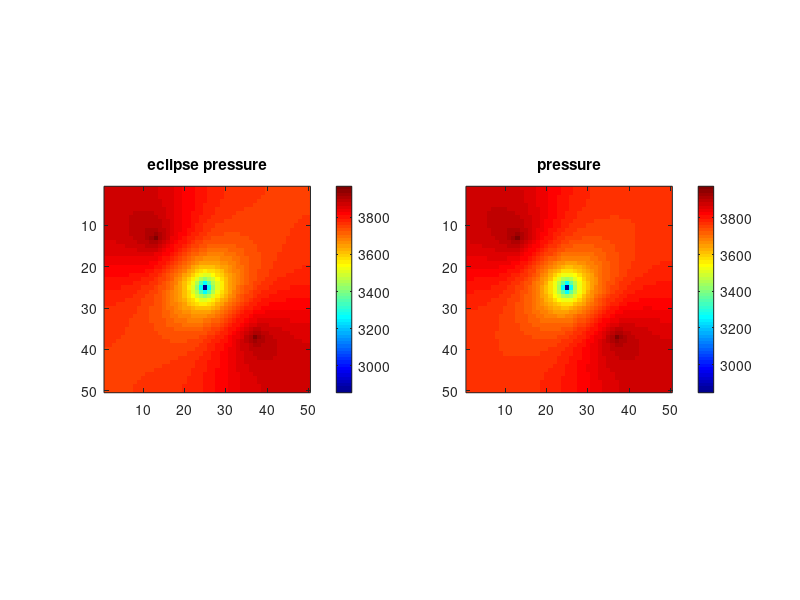
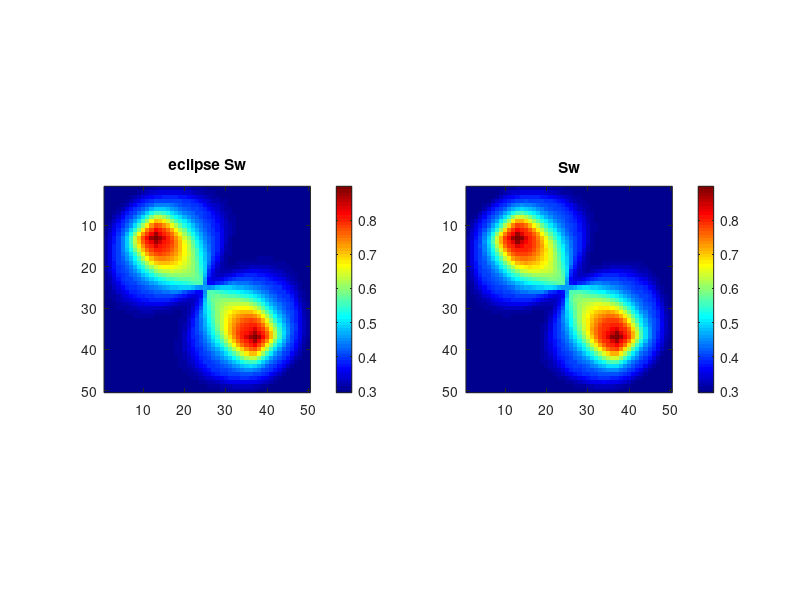
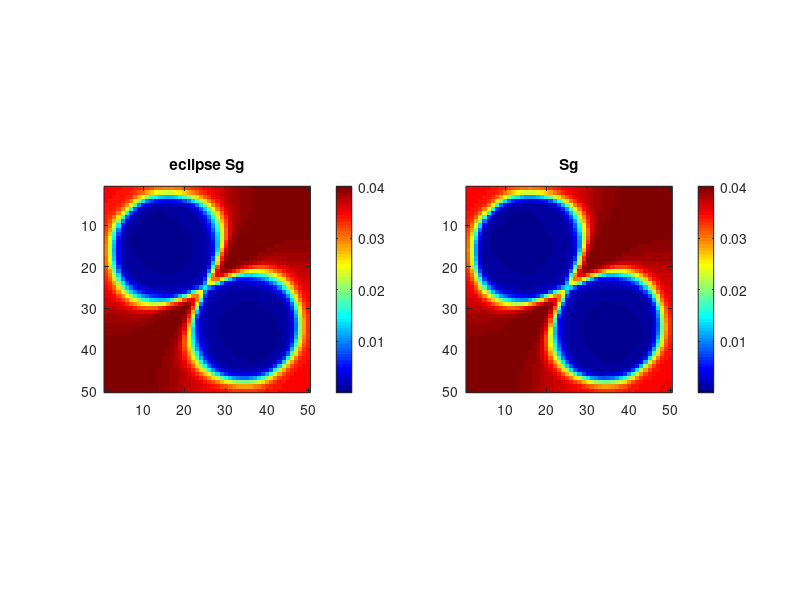
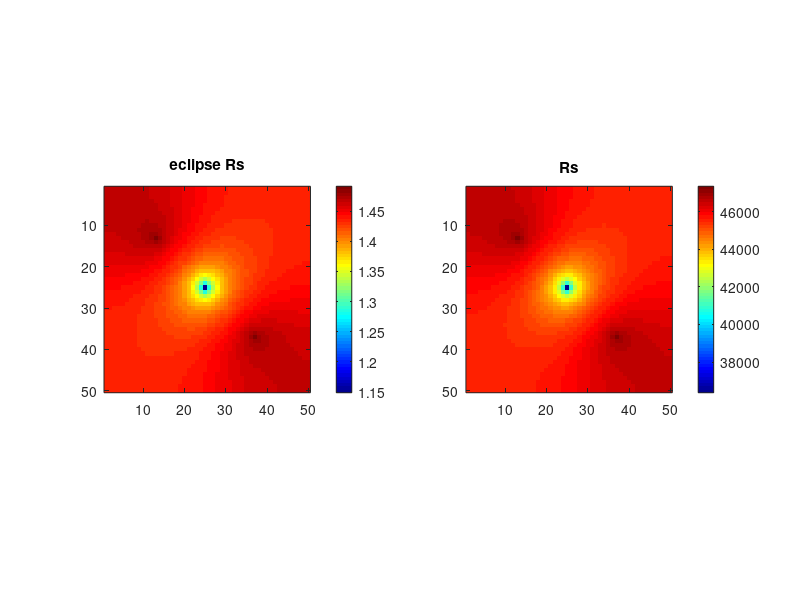

The MATLAB source for these figures, in order:
clear all;
close all;
NX = 50;
NY = 50;

load results.dat
load ecl_rs.dat;
load ecl_p.dat;
load ecl_sw.dat;
load ecl_sg.dat;
p = reshape( results(:,1),NX,NY);
sw = reshape( results(:,2),NX,NY);
sg = reshape( results(:,3),NX,NY);
so = reshape( results(:,4),NX,NY);
Rs = reshape( results(:,5),NX,NY);
ecl_p=reshape( ecl_p',NX,NY);
clear results
figure;
subplot(1,2,1),imagesc(ecl_p),title('eclipse pressure');
axis square
colorbar
subplot(1,2,2),imagesc(p),colormap('jet'),title('pressure');
axis square
colorbar
ecl_sw=reshape( ecl_sw',NX,NY);
clear results
figure;
subplot(1,2,1),imagesc(ecl_sw),title('eclipse Sw');
axis square
colorbar
subplot(1,2,2),imagesc(sw),colormap('jet'),title('Sw');
axis square
colorbar
ecl_sg=reshape( ecl_sg',NX,NY);
clear results
figure;
subplot(1,2,1),imagesc(ecl_sg),title('eclipse Sg');
axis square
colorbar
subplot(1,2,2),imagesc(sg),colormap('jet'),title('Sg');
axis square
colorbar
ecl_rs=reshape( ecl_rs',NX,NY);
clear results
figure;
subplot(1,2,1),imagesc(ecl_rs),title('eclipse Rs');
axis square
colorbar
subplot(1,2,2),imagesc(Rs*178.1076),colormap('jet'),title('Rs');
axis square
colorbar